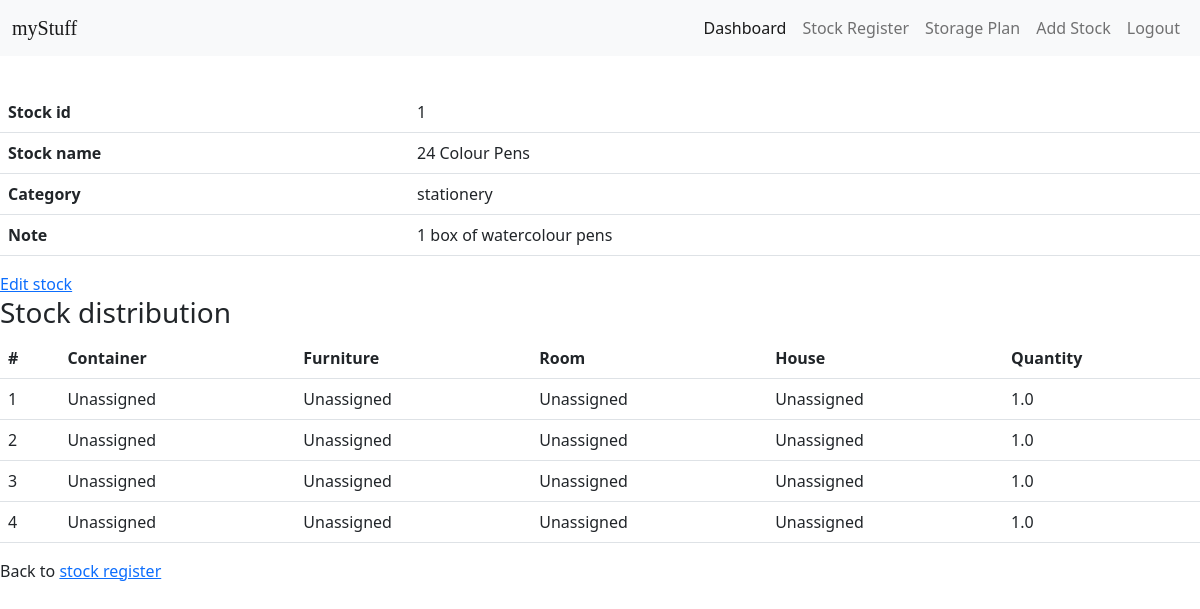
Page /stock_info/1 (signed in) on the committed database.
### tables this page shows
CREATE TABLE stock(stock_id INTEGER PRIMARY KEY AUTOINCREMENT, stock_name TEXT NOT NULL, category_id INTEGER NOT NULL, note TEXT, user_id INTEGER REFERENCES user(id), FOREIGN KEY(category_id) REFERENCES category(category_id));

CREATE TABLE category (
    category_id INTEGER PRIMARY KEY AUTOINCREMENT, 
    category TEXT NOT NULL, 
    description TEXT,
    user_id INTEGER REFERENCES user(id)
    );

CREATE TABLE container (container_id INTEGER PRIMARY KEY AUTOINCREMENT,furniture_id INTEGER, container_name TEXT NOT NULL, is_unassigned INTEGER DEFAULT 0, FOREIGN KEY (furniture_id) REFERENCES furniture (furniture_id));

CREATE TABLE furniture (furniture_id INTEGER PRIMARY KEY AUTOINCREMENT, furniture_name TEXT NOT NULL, room_id INTEGER, FOREIGN KEY (room_id) REFERENCES room (room_id));

CREATE TABLE room (room_id INTEGER PRIMARY KEY AUTOINCREMENT, room_name TEXT NOT NULL, house_id INTEGER, FOREIGN KEY (house_id) REFERENCES house (house_id));

CREATE TABLE house (house_id INTEGER PRIMARY KEY AUTOINCREMENT, house_name TEXT NOT NULL, user_id INTEGER REFERENCES user(id));

CREATE TABLE stock_container (
  stock_container_id INTEGER PRIMARY KEY AUTOINCREMENT,
  stock_id INTEGER NOT NULL,
  container_id INTEGER NOT NULL, quantity FLOAT NOT NULL,
  FOREIGN KEY (stock_id) REFERENCES stock (stock_id),
  FOREIGN KEY (container_id) REFERENCES container (container_id)
);

### app.py (the view)
@app.route("/stock_info/<int:stock_id>")
@login_required
def stock_info(stock_id):
    db = get_db_connection()
    stock_info = db.execute(
        "SELECT stock_container.stock_container_id, stock.stock_id, stock.stock_name, category.category, stock.note, container.container_name, furniture.furniture_name, room.room_name, house.house_name, stock_container.quantity FROM stock_container JOIN stock ON stock.stock_id=stock_container.stock_id JOIN category ON category.category_id=stock.category_id JOIN container ON container.container_id=stock_container.container_id JOIN furniture ON furniture.furniture_id=container.furniture_id JOIN room ON room.room_id=furniture.room_id JOIN house ON house.house_id=room.house_id WHERE stock.stock_id=?",
        [stock_id],
    ).fetchall()
    stock_location = {}
    for row in stock_info:
        (
            stock_container_id,
            stock_id,
            stock_name,
            category,
            note,
            container_name,
            furniture_name,
            room_name,
            house_name,
            quantity,
        ) = row
        if stock_container_id not in stock_location:
            stock_location[stock_container_id] = {
                "stock_id": stock_id,
                "stock_name": stock_name,
                "category": category,
                "note": note,
                "container_name": container_name,
                "furniture_name": furniture_name,
                "room_name": room_name,
                "house_name": house_name,
                "quantity": quantity,
            }
    return render_template(
        "stock_info.html", stock_info=stock_info, stock_location=stock_location
    )

### app.py (called while the page is built)
@login_manager.user_loader
def load_user(user_id):
    conn = sqlite3.connect("myStuff.db")
    c = conn.cursor()
    c.execute("SELECT * FROM user WHERE id=?", [user_id])
    user = c.fetchone()
    if user:
        return User(user[0], user[1])
    else:
        return None

def get_db_connection():
    conn = sqlite3.connect("myStuff.db")
    conn.row_factory = sqlite3.Row
    return conn

### templates/stock_info.html (shortened to what this page needs)
{% extends 'layout.html' %}
{% block content %}
{% if edit_mode %}
<form method="POST" action="/update_stock_info/{{ stock_info[0]['stock_id'] }}">
    <table class='table'>
        <tr>
            <th scope="row">Stock id</th>
            <td>{{stock_info[0]["stock_id"]}}</td>
        </tr>
        <tr>
            <th scope="row">Stock name</th>
            <td><input type='text' name='new_stock_name' value='{{stock_info[0]["stock_name"]}}'></td>
        </tr>
        <tr>
            <th scope="row">Category</th>
            <td>
                <select name='new_category'>
                    <option value='{{stock_info[0]["category_id"]}}' selected>{{stock_info[0]["category"]}}</option>
                    {% for key in categories_dict %}
                    <option value='{{categories_dict[key]}}'>{{key}}
                    </option>
                    {% endfor %}
                </select>
            </td>
        </tr>
        <tr>
            <th scope="row">Note</th>
            <td><input type='text' name='new_note' value='{{stock_info[0]["note"]}}'></td>
        </tr>
    </table>
    <input type="submit" />
</form>
{% else %}
<table class='table'>
    <tr>
        <th scope="row">Stock id</th>
        <td>{{stock_info[0]["stock_id"]}}</td>
    </tr>
    <tr>
        <th scope="row">Stock name</th>
        <td>{{stock_info[0]["stock_name"]}}</td>
    </tr>
    <tr>
        <th scope="row">Category</th>
        <td>{{stock_info[0]["category"]}}</td>
    </tr>
    <tr>
        <th scope="row">Note</th>
        <td>{{stock_info[0]["note"]}}</td>
    </tr>
</table>
<a href='/edit_stock/{{stock_info[0]["stock_id"]}}'>Edit stock</a>
<h3>Stock distribution</h3>
<table class='table'>
    <thead>
        <tr>
            <th scope="col">#</th>
            <th scope="col">Container</th>
            <th scope="col">Furniture</th>
            <th scope="col">Room</th>
            <th scope="col">House</th>
            <th scope="col">Quantity</th>
        </tr>
    </thead>
    <tbody>
        {% for key, item in stock_location.items() %}
        <tr>
            <td class="counter-cell" scope="row"></td>
            <td>{{ item["container_name"] }}</td>
            <td>{{ item["furniture_name"] }}</td>
            <td>{{ item["room_name"] }}</td>
            <td>{{ item["house_name"] }}</td>
            <td>{{ item["quantity"] }}</td>
        </tr>
        {% endfor %}
    </tbody>
</table>
{% endif %}
<div>
    <p>Back to <a href='/view_stock'>stock register</a></p>
</div>
{% endblock %}

### templates/stock_info.html (style rules this page uses)
table { counter-reset: row-counter; }
.counter-cell::before { counter-increment: row-counter; content: counter(row-counter); }

### rows in the picture
stock: stock_id "1", stock_name "24 Colour Pens", note "1 box of watercolour pens"
category: category "stationery"
container: container_name "Unassigned" "Unassigned" "Unassigned"
furniture: furniture_name "Unassigned" "Unassigned" "Unassigned"
room: room_name "Unassigned" "Unassigned" "Unassigned"
house: house_name "Unassigned" "Unassigned" "Unassigned"
stock_container: quantity "1.0"
container: container_name "Unassigned"
furniture: furniture_name "Unassigned"
room: room_name "Unassigned"
house: house_name "Unassigned"
stock_container: quantity "1.0"
stock_container: quantity "1.0"
stock_container: quantity "1.0"
